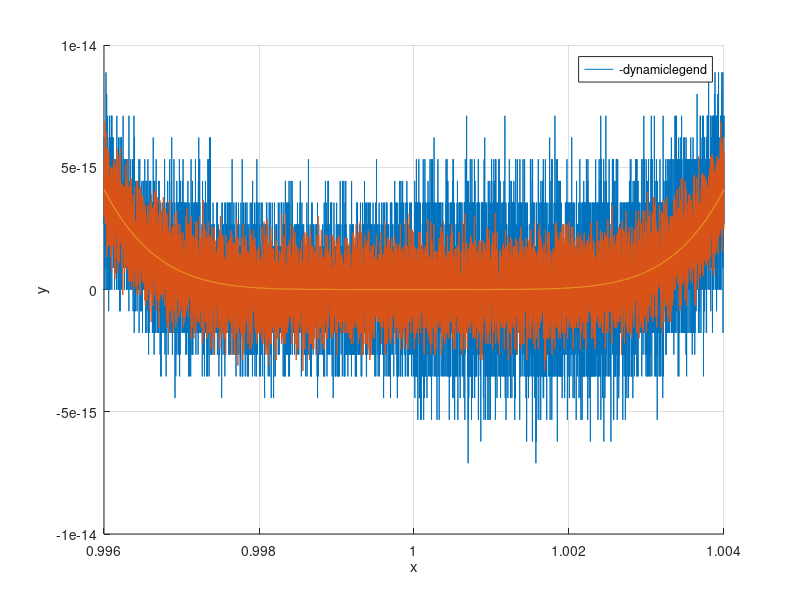

MATLAB code to generate this figure:
x=linspace(0.996, 1.004, 10000);

p1=(x-1).^6;
p2=x.^6-6*(x.^5)+15*(x.^4)-20*(x.^3)+15*(x.^2)-6*x+1;
p3=1+x.*(-6+x.*(15+x.*(-20+x.*(15+x.*(-6+x)))));

figure(1); clf
hold on
plot(x, p2, 'DisplayName', 'p2(x)')
plot(x, p3, 'DisplayName', 'p3(x)')
plot(x, p1, 'DisplayName', 'p1(x)')
legend('-dynamiclegend')
xlabel('x'); ylabel('y');
grid on
hold off

% Visto che sto lavorando con un polinomio di grado positivo mi aspetto
% che x sia sempre >= 0.
% Per via dell'errore in alcuni punti x va sotto lo 0.
% In questo caso l'errore è dovuto al fatto che sommo numeri con segno
% opposto e valore assoluto molto vicino -> Forti errori nella somma
% Questi errori sono detti di cancellazione.